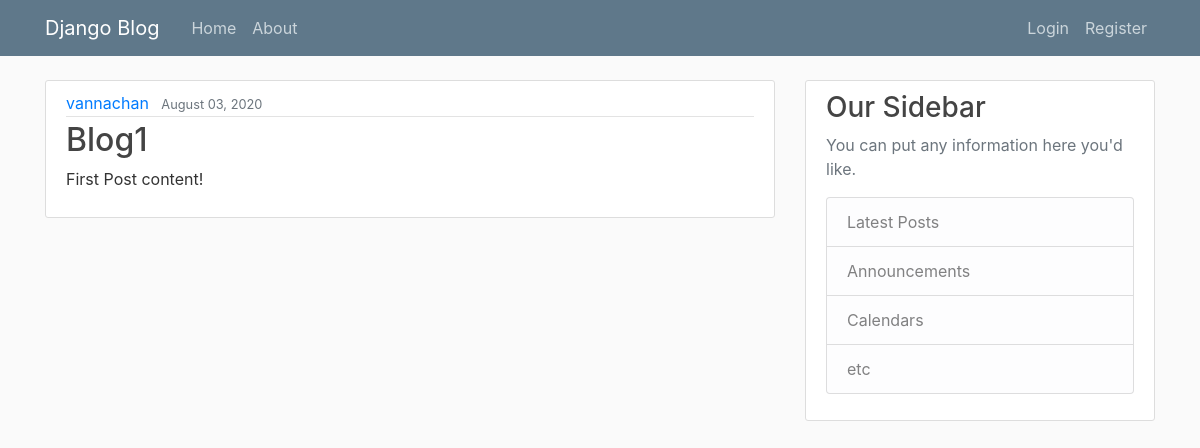
Before: /post/1/ with the older database file.
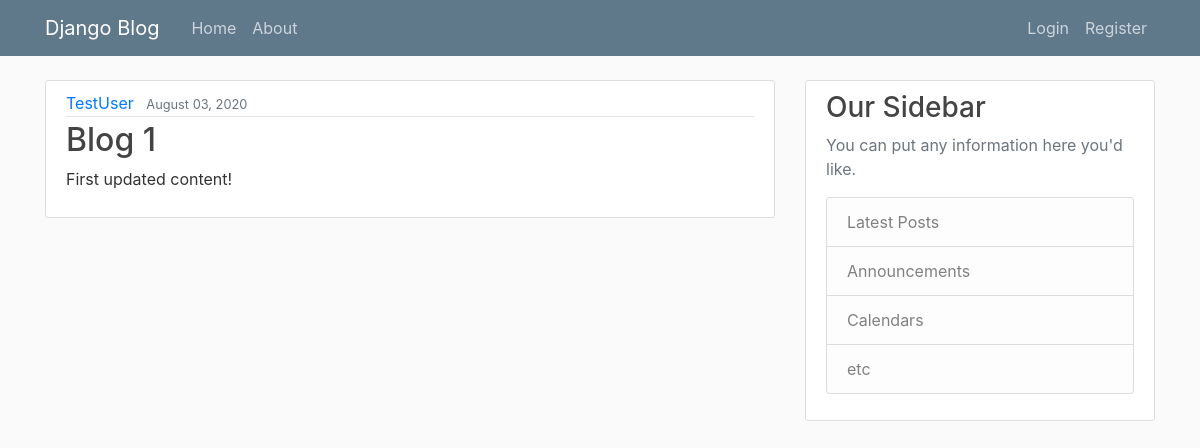
After: the same page with the newer database file.
### blog/models.py (models this page shows, shortened)
class Post(models.Model):
  title = models.CharField(max_length=100) # title a field of Post table
  content = models.TextField()
  date_posted = models.DateTimeField(default=timezone.now) # we are passing in the function but we are not executing the function, hence no timezone.now()
  author = models.ForeignKey(User, on_delete=models.CASCADE) # if user is deleted, delete the post too

### blog/views.py (the view)
# urls.py: path('post/<int:pk>/', PostDetailView.as_view(), name='post-detail'),
class PostDetailView(DetailView):
  model = Post

### blog/templates/blog/post_detail.html (shortened to what this page needs)
{% extends "blog/base.html" %}
{% block content %}
  <article class="media content-section">
    <div class="media-body">
      <div class="article-metadata">
        <a class="mr-2" href="#">{{ object.author }}</a>
        <small class="text-muted">{{ object.date_posted|date:"F d, Y" }}</small>
      </div>
      <h2 class="article-title">{{ object.title }}</h2>
      <p class="article-content">{{ object.content }}</p>
    </div>
  </article>
{% endblock content %}

Changed rows visible on the page:
changed Post: author "vannachan" → "TestUser"; title "Blog1" → "Blog 1"; content "First Post content!" → "First updated content!"
